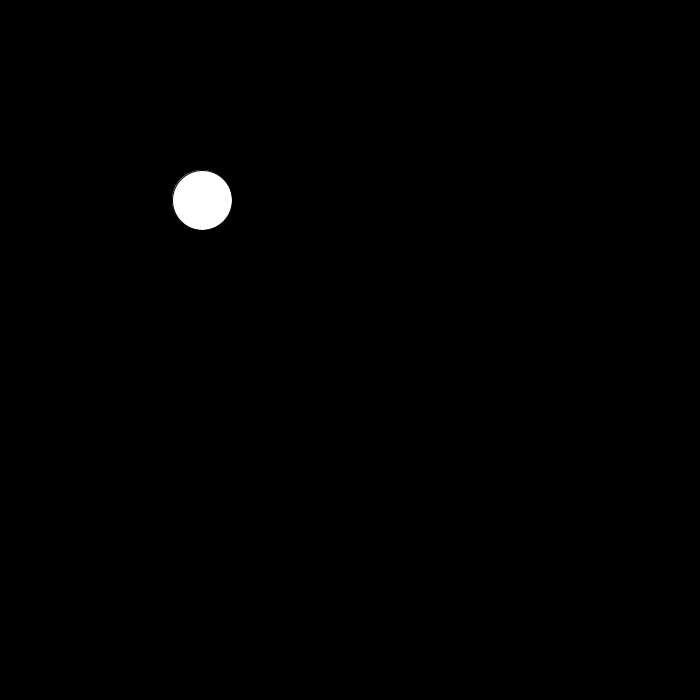
Frame 1 (no input)
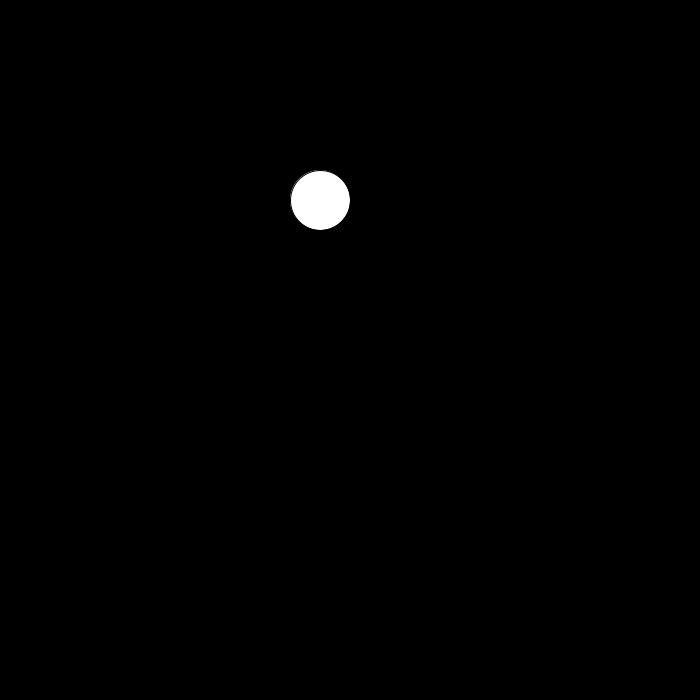
Frame 60 (the mouse pressed at the canvas centre just before this capture)
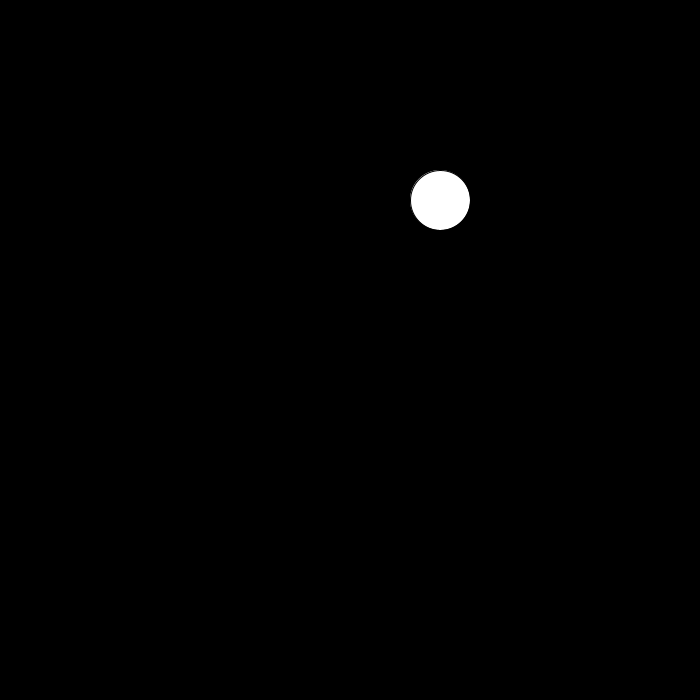
Frame 120 (the mouse held since frame 60 and released just before this capture)

The Processing sketch that drew these frames (run headless with seeded random() and noise(); from frame 60 on, the mouse is pressed at the canvas centre):

// Processing sketch: degiskenler
// ── degiskenler.pde

float x   = 200;
float y   = 200;
float hiz = 2;

void setup(){
  size(700,700);
  smooth();
}

void draw(){
  background(0);
  x = x + hiz; 
  ellipse(x,y,60,60); /*Tanımlanan değişkenlere göre konum değişikliği yapılır.
                        x e hiz eklendiği için konum sürekli değişir.*/
}
